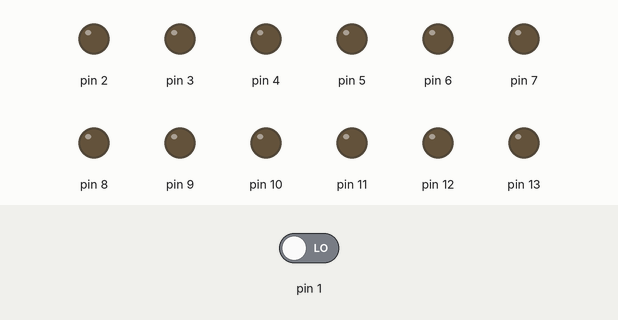
This sketch was run on a simulated Arduino Uno, built with avr-gcc and run on an emulated ATmega328P. On the bench: output pins drawn as LEDs (lit = HIGH). Inputs (shaded band) come from the test bench; at power-on: pin 1 LOW. The local clock reads 2024-03-15 10:24:30 at power-on unless the sketch sets it.

Above: at 0.1 s.
At 1.8 s:
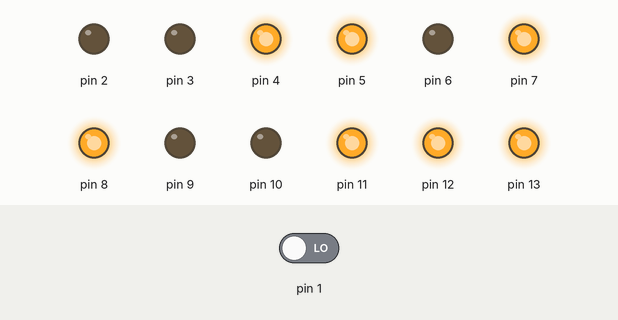
At 3.0 s:
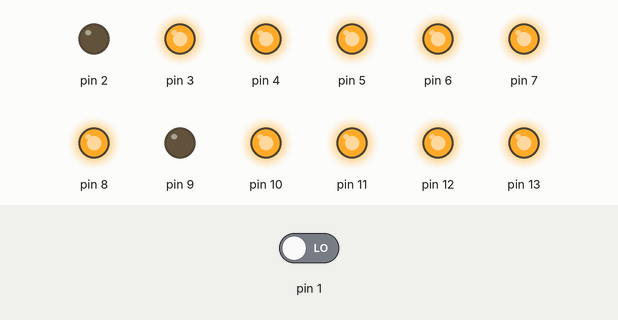
At 3.8 s:
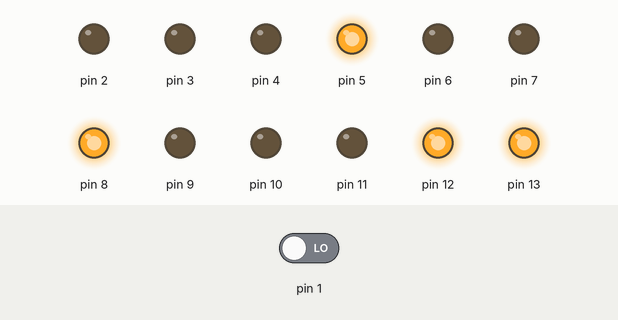
At 7.9 s:
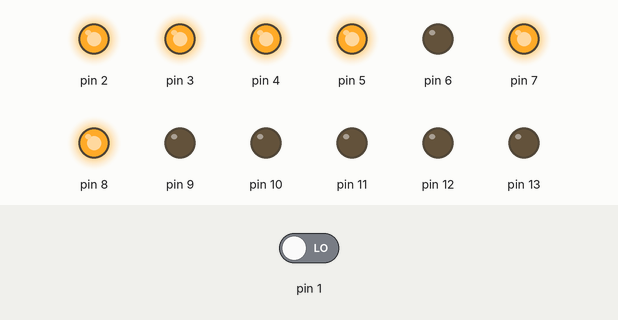
At 12.2 s:
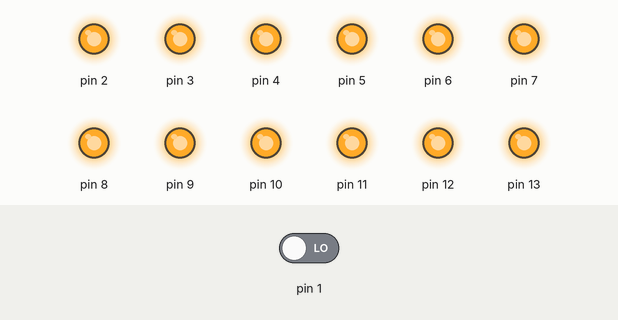
Timing chart, 0 to 13.9 s (numbered marks = the images above):
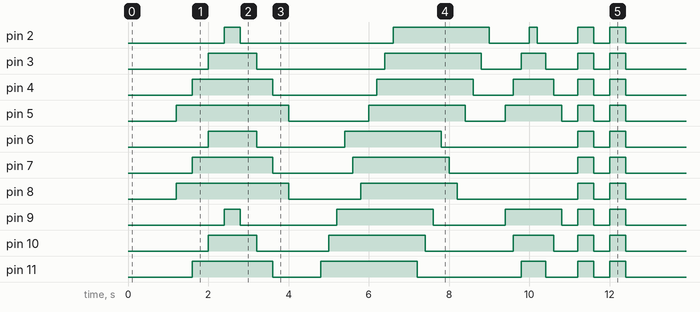

The sketch:

ClockSketch.ino
```cpp
/*
 * Time sketch
 *
 */

#include <Time.h>
#include <Wire.h>
#include <DS1307RTC.h>

int hourchange = hour();
int buttonState = 0;

void setup()
{
  setSyncProvider(RTC.get);
  pinMode(13, OUTPUT);
  pinMode(12, OUTPUT);
  pinMode(11, OUTPUT);
  pinMode(10, OUTPUT);
  pinMode(9, OUTPUT);
  pinMode(8, OUTPUT);
  pinMode(7, OUTPUT);
  pinMode(6, OUTPUT);
  pinMode(5, OUTPUT);
  pinMode(4, OUTPUT);
  pinMode(3, OUTPUT);
  pinMode(2, OUTPUT);
  pinMode(1, INPUT);

}

void loop()
{
  delay(1000);
  //Check for hour change
  if (hourchange != hour()){
    dance();
  }
  hourchange = hour();
  //Breaks time into tens place and ones place
  int hour1 = hourFormat12()/10;
  int hour2 = hourFormat12() - hour1 * 10;
  int minute1 = minute()/10;
  int minute2 = minute() - minute1 * 10;

  //Checks for pushbotton toggle LED display
  buttonState = digitalRead(1);
  if (buttonState == HIGH){
    //Tens place for Hours

  if (hour1 == 0) {digitalWrite(13, LOW);}
  else digitalWrite(13, HIGH);

  //Ones place for Hours

  if (hour2 == 0){
    digitalWrite(12, LOW);
    digitalWrite(11, LOW);
    digitalWrite(10, LOW);
    digitalWrite(9, LOW);
  }
  else if (hour2 == 1){
    digitalWrite(12, HIGH);
    digitalWrite(11, LOW);
    digitalWrite(10, LOW);
  }
  else if (hour2 == 2){
    digitalWrite(12, LOW);
    digitalWrite(11, HIGH);
    digitalWrite(10, LOW);

  }
  else if (hour2 == 3){
    digitalWrite(12, HIGH);
    digitalWrite(11, HIGH);
    digitalWrite(10, LOW);

  }
  else if (hour2 == 4){
    digitalWrite(12, LOW);
    digitalWrite(11, LOW);
    digitalWrite(10, HIGH);

  }
  else if (hour2 == 5){
    digitalWrite(12, HIGH);
    digitalWrite(11, LOW);
    digitalWrite(10, HIGH);

  }
  else if (hour2 == 6){
    digitalWrite(12, LOW);
    digitalWrite(11, HIGH);
    digitalWrite(10, HIGH);

  }
  else if (hour2 == 7){
    digitalWrite(12, HIGH);
    digitalWrite(11, HIGH);
    digitalWrite(10, HIGH);

  }
  else if (hour2 == 8){
    digitalWrite(12, LOW);
    digitalWrite(11, LOW);
    digitalWrite(10, LOW);
    digitalWrite(9, HIGH);
  }
  else if (hour2 == 9){
    digitalWrite(12, HIGH);
    digitalWrite(11, LOW);
    digitalWrite(10, LOW);
    digitalWrite(9, HIGH);
  }

  //Tens Place for Minutes

  if (minute1 == 0){
    digitalWrite(8, LOW);
    digitalWrite(7, LOW);
    digitalWrite(6, LOW);
  }
  else if (minute1 == 1){
    digitalWrite(8, HIGH);
    digitalWrite(7, LOW);
    digitalWrite(6, LOW);
  }
  else if (minute1 == 2){
    digitalWrite(8, LOW);
    digitalWrite(7, HIGH);
    digitalWrite(6, LOW);

  }
  else if (minute1 == 3){
    digitalWrite(8, HIGH);
    digitalWrite(7, HIGH);
    digitalWrite(6, LOW);

  }
  else if (minute1 == 4){
    digitalWrite(8, LOW);
    digitalWrite(7, LOW);
    digitalWrite(6, HIGH);

  }
  else if (minute1 == 5){
    digitalWrite(8, HIGH);
    digitalWrite(7, LOW);
    digitalWrite(6, HIGH);

  }
  else if (minute1 == 6){
    digitalWrite(8, LOW);
    digitalWrite(7, HIGH);
    digitalWrite(6, HIGH);

  }

  //Minutes Ones Place

  if (minute2 == 0){
    digitalWrite(5, LOW);
    digitalWrite(4, LOW);
    digitalWrite(3, LOW);
    digitalWrite(2, LOW);
  }
  else if (minute2 == 1){
    digitalWrite(5, HIGH);
    digitalWrite(4, LOW);
    digitalWrite(3, LOW);
  }
  else if (minute2 == 2){
    digitalWrite(5, LOW);
    digitalWrite(4, HIGH);
    digitalWrite(3, LOW);

  }
  else if (minute2 == 3){
    digitalWrite(5, HIGH);
    digitalWrite(4, HIGH);
    digitalWrite(3, LOW);

  }
  else if (minute2 == 4){
    digitalWrite(5, LOW);
    digitalWrite(4, LOW);
    digitalWrite(3, HIGH);

  }
  else if (minute2 == 5){
    digitalWrite(5, HIGH);
    digitalWrite(4, LOW);
    digitalWrite(3, HIGH);

  }
  else if (minute2 == 6){
    digitalWrite(5, LOW);
    digitalWrite(4, HIGH);
    digitalWrite(3, HIGH);

  }
  else if (minute2 == 7){
    digitalWrite(5, HIGH);
    digitalWrite(4, HIGH);
    digitalWrite(3, HIGH);

  }
  else if (minute2 == 8){
    digitalWrite(5, LOW);
    digitalWrite(4, LOW);
    digitalWrite(3, LOW);
    digitalWrite(2, HIGH);
  }
  else if (minute2 == 9){
    digitalWrite(5, HIGH);
    digitalWrite(4, LOW);
    digitalWrite(3, LOW);
    digitalWrite(2, HIGH);
  }


  }

  else {
    off();
    delay(1500);
    while(digitalRead(1) == HIGH){
      delay(500);
    }
  }
}

void dance()
{
off();
delay(200);
digitalWrite(13, HIGH);
digitalWrite(12, HIGH);
digitalWrite(8, HIGH);
digitalWrite(5, HIGH);
delay(400);
digitalWrite(11, HIGH);
digitalWrite(7, HIGH);
digitalWrite(4, HIGH);
delay(400);
digitalWrite(10, HIGH);
digitalWrite(6, HIGH);
digitalWrite(3, HIGH);
delay(400);
digitalWrite(9, HIGH);
digitalWrite(2, HIGH);
delay(400);
digitalWrite(9, LOW);
digitalWrite(2, LOW);
delay(400);
digitalWrite(10, LOW);
digitalWrite(6, LOW);
digitalWrite(3, LOW);
delay(400);
digitalWrite(11, LOW);
digitalWrite(7, LOW);
digitalWrite(4, LOW);
delay(400);
digitalWrite(13, LOW);
digitalWrite(12, LOW);
digitalWrite(8, LOW);
digitalWrite(5, LOW);
delay(400);
digitalWrite(13, HIGH);
delay(200);
digitalWrite(12, HIGH);
delay(200);
digitalWrite(11, HIGH);
delay(200);
digitalWrite(10, HIGH);
delay(200);
digitalWrite(9, HIGH);
delay(200);
digitalWrite(6, HIGH);
delay(200);
digitalWrite(7, HIGH);
delay(200);
digitalWrite(8, HIGH);
delay(200);
digitalWrite(5, HIGH);
delay(200);
digitalWrite(4, HIGH);
delay(200);
digitalWrite(3, HIGH);
delay(200);
digitalWrite(2, HIGH);
delay(200);
digitalWrite(13, LOW);
delay(200);
digitalWrite(12, LOW);
delay(200);
digitalWrite(11, LOW);
delay(200);
digitalWrite(10, LOW);
delay(200);
digitalWrite(9, LOW);
delay(200);
digitalWrite(6, LOW);
delay(200);
digitalWrite(7, LOW);
delay(200);
digitalWrite(8, LOW);
delay(200);
digitalWrite(5, LOW);
delay(200);
digitalWrite(4, LOW);
delay(200);
digitalWrite(3, LOW);
delay(200);
digitalWrite(2, LOW);
delay(400);
digitalWrite(9, HIGH);
digitalWrite(5, HIGH);
delay(200);
digitalWrite(10, HIGH);
digitalWrite(4, HIGH);
delay(200);
digitalWrite(11, HIGH);
digitalWrite(3, HIGH);
delay(200);
digitalWrite(12, HIGH);
digitalWrite(2, HIGH);
delay(200);
digitalWrite(2, LOW);
digitalWrite(12, LOW);
delay(200);
digitalWrite(3, LOW);
digitalWrite(11, LOW);
delay(200);
digitalWrite(4, LOW);
digitalWrite(10, LOW);
delay(200);
digitalWrite(5, LOW);
digitalWrite(9, LOW);
delay(400);
digitalWrite(2, HIGH);
digitalWrite(3, HIGH);
digitalWrite(4, HIGH);
digitalWrite(5, HIGH);
digitalWrite(6, HIGH);
digitalWrite(7, HIGH);
digitalWrite(8, HIGH);
digitalWrite(9, HIGH);
digitalWrite(10, HIGH);
digitalWrite(11, HIGH);
digitalWrite(12, HIGH);
digitalWrite(13, HIGH);
delay(400);
off();
delay(400);
digitalWrite(2, HIGH);
digitalWrite(3, HIGH);
digitalWrite(4, HIGH);
digitalWrite(5, HIGH);
digitalWrite(6, HIGH);
digitalWrite(7, HIGH);
digitalWrite(8, HIGH);
digitalWrite(9, HIGH);
digitalWrite(10, HIGH);
digitalWrite(11, HIGH);
digitalWrite(12, HIGH);
digitalWrite(13, HIGH);
delay(400);
off();
delay(400);
}

void off(){
digitalWrite(2, LOW);
digitalWrite(3, LOW);
digitalWrite(4, LOW);
digitalWrite(5, LOW);
digitalWrite(6, LOW);
digitalWrite(7, LOW);
digitalWrite(8, LOW);
digitalWrite(9, LOW);
digitalWrite(10, LOW);
digitalWrite(11, LOW);
digitalWrite(12, LOW);
digitalWrite(13, LOW);
}
```

Measured:
- by itself, pin 2: LOW → HIGH at 2.4 s, → LOW 0.40 s later, → HIGH 3.8 s later, → LOW 2.4 s later, … (10 changes in this stretch)
- by itself, pin 3: LOW → HIGH at 2.0 s, → LOW 1.2 s later, → HIGH 3.2 s later, → LOW 2.4 s later, … (10 changes in this stretch)
- by itself, pin 4: LOW → HIGH at 1.6 s, → LOW 2.0 s later, → HIGH 2.6 s later, → LOW 2.4 s later, … (10 changes in this stretch)
- by itself, pin 5: LOW → HIGH at 1.2 s, → LOW 2.8 s later, → HIGH 2.0 s later, → LOW 2.4 s later, … (10 changes in this stretch)
- by itself, pin 6: LOW → HIGH at 2.0 s, → LOW 1.2 s later, → HIGH 2.2 s later, → LOW 2.4 s later, … (8 changes in this stretch)
- by itself, pin 7: LOW → HIGH at 1.6 s, → LOW 2.0 s later, → HIGH 2.0 s later, → LOW 2.4 s later, … (8 changes in this stretch)
- by itself, pin 8: LOW → HIGH at 1.2 s, → LOW 2.8 s later, → HIGH 1.8 s later, → LOW 2.4 s later, … (8 changes in this stretch)
- by itself, pin 9: LOW → HIGH at 2.4 s, → LOW 0.40 s later, → HIGH 2.4 s later, → LOW 2.4 s later, … (10 changes in this stretch)
